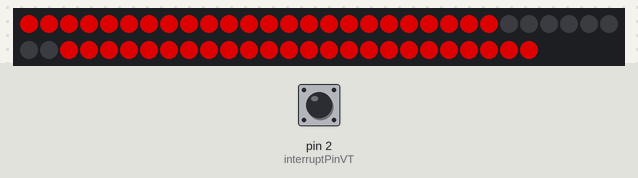
Bench run of a sketch on a simulated Arduino Nano, built with avr-gcc and run on an emulated ATmega328P. On the bench: 56 RGB LEDs in strip order, left to right, continuing on the next row. The test bench sets the inputs (shaded band); at power-on: pin 2 (interruptPinVT) LOW. Dim RGB values are drawn brighter than linear.

Above: at 0.1 s.
At 1.1 s:
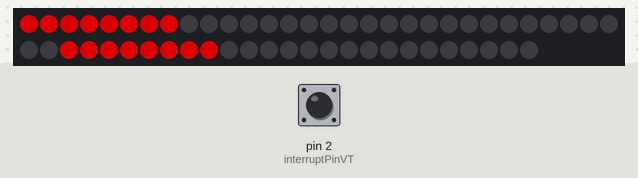
At 2.1 s:
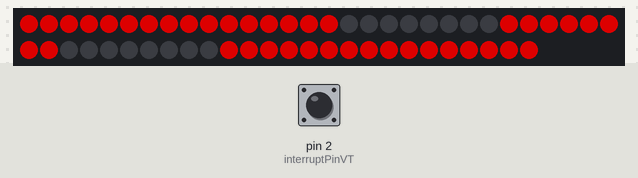
At 3.1 s:
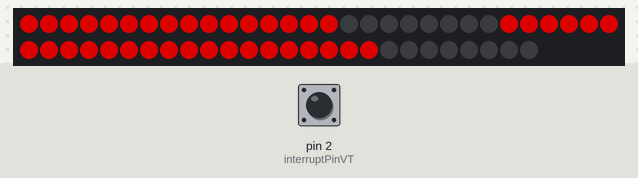
At 5.1 s:
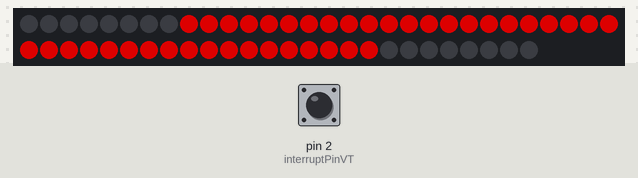
At 9.1 s:
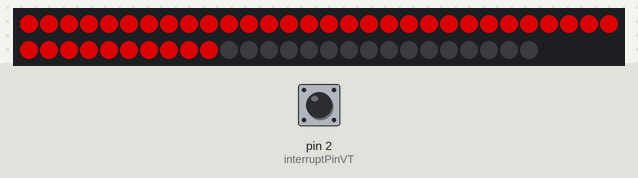

Measured:
- by itself, everything shown: repeats every 10.0 s, in 10 steps
- what the display in image 1 shows lasts 1.0 s, from 1.0 s to 2.0 s

The sketch:

Giant_Seven_Segment.ino
```cpp
/*
 * Giant Modular 7 Segment Display made with a simple wooden frame, acrylic sheets and 3D printed enclosures - DIY Machines

==========

The following line numbers need modyfying if you are using an ESP8266
 - Lines #46 through to #56
  - Line #234

Set the brightness of your display on line #59

More info and build instructions: https://www.youtube.com/diymachines

3D printed parts, wiring and technical drawings can all be found at www.diymachines.co.uk

You will need to install the Adafruit Neopixel library which can be found by searching for it in the library manager.

==========


 * SAY THANKS:

Buy me a coffee to say thanks: https://ko-fi.com/diymachines
Support thse projects on Patreon: https://www.patreon.com/diymachines

SUBSCRIBE:
■ https://www.youtube.com/channel/UC3jc4X-kEq-dEDYhQ8QoYnQ?sub_confirmation=1

INSTAGRAM: https://www.instagram.com/diy_machines/?hl=en
FACEBOOK: https://www.facebook.com/diymachines/

*/


#include <Adafruit_NeoPixel.h>
#ifdef __AVR__
#endif

unsigned long startMillis;
volatile unsigned long currentMillis;
unsigned long elapsedMillis;
int secondsElapsedSinceRestart;
bool buttonBeenPressed = false;
String buttonThatWasPressed = "x";

const byte interruptPinVT = 2;  //2 on Nano, D2 on ESP8266
const byte remoteButtonA = 8;   // 8 on Nano, D1 on ESP8266
const byte remoteButtonB = 9;   //9 on Nano, D5 on ESP8266
const byte remoteButtonC = 10;  //10 on Nano D6 on ESP8266
const byte remoteButtonD = 11;  //11 on Nano, D7 on ESP8266

// Which pin on the micro controller is connected to the WS2812B / Neopixels?
#define LEDCLOCK_PIN    4  //4 on Nano, D4 on ESP8266

// How many WS2812B / Neopixels are attached to the micro controller?  (56 per character)
#define LEDCLOCK_COUNT 56

//Set brightness for the LEDs:
#define LED_BRIGHTNESS 150 //(MAX 255)


// Declare our NeoPixel objects:
Adafruit_NeoPixel stripClock(LEDCLOCK_COUNT, LEDCLOCK_PIN, NEO_GRB + NEO_KHZ800);
// Argument 1 = Number of pixels in NeoPixel strip
// Argument 2 = Arduino pin number (most are valid)
// Argument 3 = Pixel type flags, add together as needed:
//   NEO_KHZ800  800 KHz bitstream (most NeoPixel products w/WS2812 LEDs)
//   NEO_KHZ400  400 KHz (classic 'v1' (not v2) FLORA pixels, WS2811 drivers)
//   NEO_GRB     Pixels are wired for GRB bitstream (most NeoPixel products)
//   NEO_RGB     Pixels are wired for RGB bitstream (v1 FLORA pixels, not v2)
//   NEO_RGBW    Pixels are wired for RGBW bitstream (NeoPixel RGBW products)


  uint32_t green = stripClock.Color(0, 255, 0);
  uint32_t blue = stripClock.Color(0, 0, 255);
  uint32_t red = stripClock.Color(255, 0, 0);
  uint32_t white = stripClock.Color(255, 255, 255);
  uint32_t clockSecondColour = red;


void setup() {

  Serial.begin(9600);

  stripClock.begin();           // INITIALIZE NeoPixel stripClock object (REQUIRED)
  stripClock.show();            // Turn OFF all pixels ASAP
  stripClock.setBrightness(LED_BRIGHTNESS); // Set inital BRIGHTNESS (max = 255)

  pinMode(remoteButtonA, INPUT);
  pinMode(remoteButtonB, INPUT);
  pinMode(interruptPinVT, INPUT);
  attachInterrupt(digitalPinToInterrupt(interruptPinVT), interuptingVT, RISING);


  startMillis = millis();  //initial start time

}

void loop() {

  //count how many seconds clock has been running
  countTheSeconds();

  //display the time on the LEDs
  displayTheTime();
  stripClock.show();

  //Serial.println(buttonThatWasPressed);

  if (buttonBeenPressed == true) {
    //Serial.println("Button on remote has been pressed.");
    if (buttonThatWasPressed == "A") {
      //reset the count up to 0
      buttonAPressed();
    }
    else if (buttonThatWasPressed == "B") {
      // start 3 second countdown with colours then start counting upwards
      buttonBPressed();
    }
    buttonBeenPressed = false;
  }

  //delay(100);   //a delay to slow things down during testing

}


void countTheSeconds(){
  // See how many seconds the clock has been running since last reset by remote
  currentMillis = millis();

  elapsedMillis = currentMillis - startMillis;
  //Serial.print("Elapsed millis = ");
  //Serial.println(elapsedMillis);

  secondsElapsedSinceRestart = elapsedMillis / 1000;
  //Serial.print("Seconds since last restart = ");
  //Serial.println(secondsElapsedSinceRestart);
}

void displayTheTime(){

  stripClock.clear(); //clear the clock face

  int firstSecondDigit = secondsElapsedSinceRestart % 10; //work out the value of the first digit and then display it
  displayNumber(firstSecondDigit, 0, clockSecondColour);

  int secondSecondDigit = floor(secondsElapsedSinceRestart / 10); //work out the value for the second digit and then display it
  displayNumber(secondSecondDigit, 63, clockSecondColour);

  }


void displayNumber(int digitToDisplay, int offsetBy, uint32_t colourToUse){
    switch (digitToDisplay){
    case 0:
    digitZero(offsetBy,colourToUse);
      break;
    case 1:
      digitOne(offsetBy,colourToUse);
      break;
    case 2:
    digitTwo(offsetBy,colourToUse);
      break;
    case 3:
    digitThree(offsetBy,colourToUse);
      break;
    case 4:
    digitFour(offsetBy,colourToUse);
      break;
    case 5:
    digitFive(offsetBy,colourToUse);
      break;
    case 6:
    digitSix(offsetBy,colourToUse);
      break;
    case 7:
    digitSeven(offsetBy,colourToUse);
      break;
    case 8:
    digitEight(offsetBy,colourToUse);
      break;
    case 9:
    digitNine(offsetBy,colourToUse);
      break;
    default:
     break;
  }
}
void beepPattern(){
  stripClock.clear(); //clear the clock face
  stripClock.fill(blue, (8 + 0), 8);
  stripClock.show();
  delay(1000);
  stripClock.fill(blue, (24 + 0), 8);
  stripClock.show();
  delay(1000);
  stripClock.fill(blue, (40 + 0), 8);
  stripClock.show();
  delay(1000);

/*    //This pattern would flash all three hoizontal segemtns three times as an alternative countdown
  int loopsLeft = 3;
    while (loopsLeft > 0) {
    stripClock.clear(); //clear the clock face
    stripClock.fill(blue, (8 + 0), 8);
    stripClock.fill(blue, (24 + 0), 8);
    stripClock.fill(blue, (40 + 0), 8);
    stripClock.show();
    delay(600);
    stripClock.clear();
    stripClock.show();
    delay(400);
    loopsLeft--;
  }
  */
  stripClock.fill(green, (0 + 0), 56);
  stripClock.show();
  delay(1000);
  startMillis = millis() - 1000;
}

void buttonAPressed() {
  startMillis = millis();  //restart count-up from 0
}

void buttonBPressed() {
   beepPattern();  //starts a 3 second countdown using color signals before counting upwards again
}

void interuptingVT() {   //For ESP8266 add 'ICACHE_RAM_ATTR' before the word VOID on this line so that it looks like: "    ICACHE_RAM_ATTR void interuptingVT() {   "
  if (digitalRead(remoteButtonA) == HIGH){
    buttonThatWasPressed = "A";
  }
  else if (digitalRead(remoteButtonB) == HIGH) {
    buttonThatWasPressed = "B";
  }
  else if (digitalRead(remoteButtonC) == HIGH) {
    buttonThatWasPressed = "C";
  }
  else if (digitalRead(remoteButtonD) == HIGH) {
    buttonThatWasPressed = "D";
  }
  buttonBeenPressed = true;
}
```

digits.ino
```cpp
void digitZero(int offset, uint32_t colour){
    stripClock.fill(colour, (0 + offset), 24);
    stripClock.fill(colour, (32 + offset), 24);
}

void digitOne(int offset, uint32_t colour){
    stripClock.fill(colour, (0 + offset), 8);
    stripClock.fill(colour, (32 + offset), 8);
}

void digitTwo(int offset, uint32_t colour){
    stripClock.fill(colour, (0 + offset), 16);
    stripClock.fill(colour, (24 + offset), 8);
    stripClock.fill(colour, (40 + offset), 16);
}

void digitThree(int offset, uint32_t colour){
    stripClock.fill(colour, (0 + offset), 16);
    stripClock.fill(colour, (24 + offset), 24);
}

void digitFour(int offset, uint32_t colour){
    stripClock.fill(colour, (0 + offset), 8);
    stripClock.fill(colour, (16 + offset), 24);
}

void digitFive(int offset, uint32_t colour){
    stripClock.fill(colour, (8 + offset), 40);
}

void digitSix(int offset, uint32_t colour){
    stripClock.fill(colour, (8 + offset), 48);
}

void digitSeven(int offset, uint32_t colour){
    stripClock.fill(colour, (0 + offset), 16);
    stripClock.fill(colour, (32 + offset), 8);
}

void digitEight(int offset, uint32_t colour){
    stripClock.fill(colour, (0 + offset), 56);
}

void digitNine(int offset, uint32_t colour){
    stripClock.fill(colour, (0 + offset), 40);
}
```
